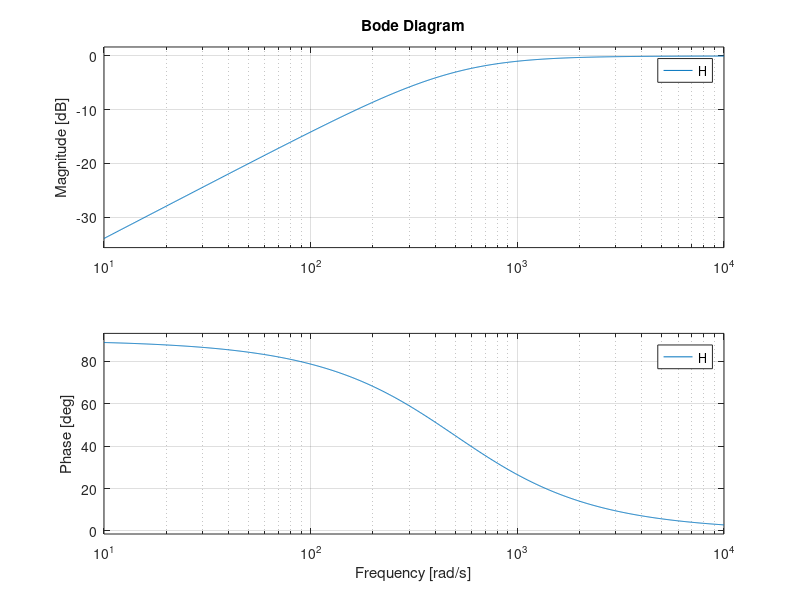

The MATLAB source for this figure:
Ri = 200;
Cb = .01e-6;
Zi = 200000;

% redraw circuit using box for Cb
% H(s) = Vi/Vin
% -> Zi / (Ri + (1/sc) + Zi)
% Get rid of (1/sc) by doing...
% -> sc/sc[Zi / (Ri + (1/sc) + Zi)]
% H(s) = (sc * Zi) / (sc(Ri + Zi) +1)

% If H(s)=0 when s=0 than it is NOT a law pass filter

% s=jw=j2pif
% |H(j2pif)| = (j2pif*c(Zi)) / (j2pif*c(Ri + Zi) +1)
% |H(j2pif)| = sqrt( (j2pif*c(Zi))^2 ) / sqrt( (j2pif*c(Ri + Zi)^2 +1^2) )
% |H(j2pif)| = (j2pif*c(Zi)) / sqrt( (j2pif*c(Ri + Zi)^2 + 1^2) ) =
% magnitude

% 1 / sqrt(2) = (j2pif*c(Zi)) / sqrt( (j2pif*c(Ri + Zi)^2 + 1^2) )
% fL = 1 / (2pi*c(Zi-Ri))

% Draw in Matlab and look for -3 magnitude
% Take the frequency and divide by 2pi

As=[Cb*(Ri+Zi) 1];% cS+d
Bs=[Zi*Cb 0]; % aS+b where b=0
H=tf(Bs,As);
bode(H);
grid on

fL_calculated = 1 / (2*pi*Cb*(Zi - Ri))

% Frequency when magnitude = -3 is...
fL = 503 / (2 * pi)

% f=fL/10
f_divide_by_10 = fL_calculated / 10

% f=10*fL
f_times_10 = fL_calculated * 10



% Table Answers
% f=0Hz:
% |H(j2pif)| = 0
% 20log10|H(j2pif)|(dB) = -40
% arg{|H(j2pif)|}(deg) = 90
% arg{|H(j2pif)|}(rad) = pi / 2
% 
% f=fL/10
% |H(j2pif)| = 1.925e3 / 10
% 20log10|H(j2pif)|(dB) = -34.9
% arg{|H(j2pif)|}(deg) = 88.9
% arg{|H(j2pif)|}(rad) = pi / 2
% 
% f=fL
% |H(j2pif)| = 1 / sqrt(2)
% 20log10|H(j2pif)|(dB) = -3
% arg{|H(j2pif)|}(deg) = 45
% arg{|H(j2pif)|}(rad) = pi / 4
% 
% f=10fL
% |H(j2pif)| = 1.925e3 * 10
% 20log10|H(j2pif)|(dB) = -1.83
% arg{|H(j2pif)|}(deg) = 28.6
% arg{|H(j2pif)|}(rad) = pi / 6
% 
% f=10fL
% |H(j2pif)| = 1
% 20log10|H(j2pif)|(dB) = -.83 or 0
% arg{|H(j2pif)|}(deg) = 0
% arg{|H(j2pif)|}(rad) = 0
